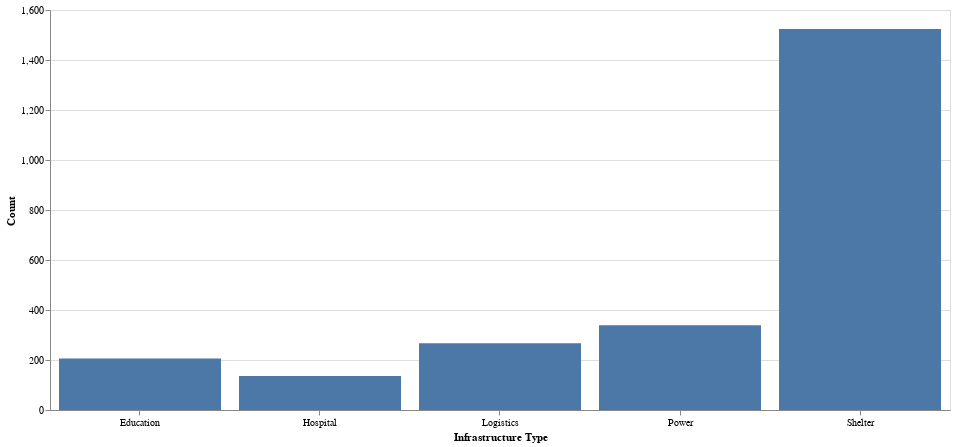

Notebook source saved alongside this figure:
### Code cell
hist = alt.Chart(infr_type).mark_bar().encode(
    alt.X('type:N', title = 'Infrastructure Type', axis=alt.Axis(labelAngle=0)),
    alt.Y('count:Q', title = 'Count', sort='-x'),
).properties(
    #title='Infrastructure Types',
    width=900,
    height=400
)
hist

### Figure 1 — Vega-Lite specification as saved in the notebook (floating-point values rounded to 4 significant figures)
{"config": {"view": {"continuousWidth": 400, "continuousHeight": 300}}, "data": {"name": "data-0ce7cfc9f4db461c02adcbeddd03d8fb"}, "mark": "bar", "encoding": {"x": {"axis": {"labelAngle": 0}, "field": "type", "title": "Infrastructure Type", "type": "nominal"}, "y": {"field": "count", "sort": "-x", "title": "Count", "type": "quantitative"}}, "height": 400, "width": 900, "$schema": "https://vega.github.io/schema/vega-lite/v4.17.0.json", "datasets": {"data-0ce7cfc9f4db461c02adcbeddd03d8fb": [{"count": 1524, "type": "Shelter"}, {"count": 339, "type": "Power"}, {"count": 267, "type": "Logistics"}, {"count": 206, "type": "Education"}, {"count": 136, "type": "Hospital"}]}}
